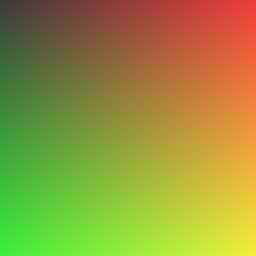
Frame 1 (no input)
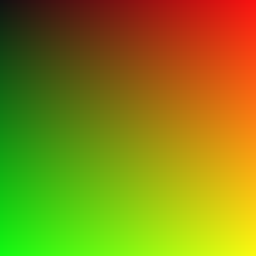
Frame 2 (the mouse pressed at the canvas centre, redrawn once)

The Processing sketch that drew these frames (run headless with seeded random() and noise(); the mouse was pressed at the canvas centre and the sketch redrawn once):

// Processing sketch: processing_33625
// ── processing_33625.pde


int line_distanxe = 10;
int line_space =10;

void setup(){
//frameRate(10);
  noLoop();
  size(256,256);
}

  void draw(){
   for(int i = 0; i < 256;i=i+1){ 
   for(int j = 0;j < 256; j+=1 ){
      stroke(i,j,0);
      point(i,j);
   }
   
  }    
  
}   
   
 //void dog(){
 // for(int i = 255; i >= 0;i=i-1){ 
 //   for(int j = 255;j >= 0; j-=1 ){
 //      stroke(255-i,255-j,0);
 //      point(i,j);
 
 // }
   
// }    
  
//}
